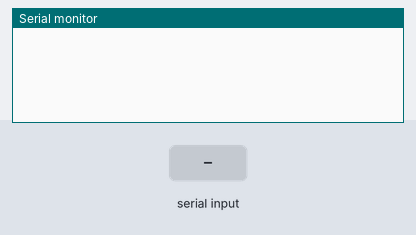
Simulated run of this sketch. Board: Arduino Uno, built with avr-gcc and run on an emulated ATmega328P. Shown: the last lines printed to the serial monitor. The inputs (shaded band) are chosen by the test bench.

Above: at 1.2 s.
1.3 s: "90,45\n" received over Serial
At 1.7 s:
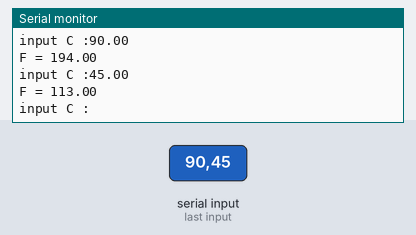
2.8 s: "30,150\n" received over Serial
At 4.3 s:
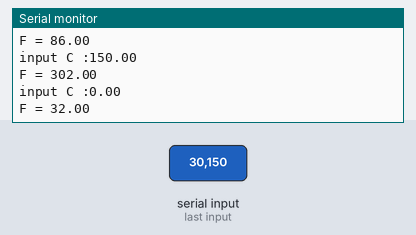
Timing chart, 0 to 5.8 s (numbered marks = the images above; inputs shaded):
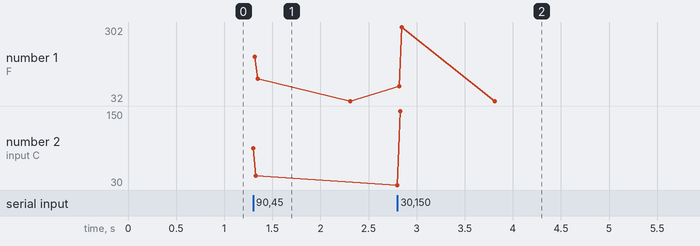

Measured:
- after the input at 1.3 s, the serial monitor: prints a new line at once (image 1)
- after the input at 2.8 s, the serial monitor: prints a new line at once (image 2)
- plotted number 2: 45 → 150 after the input at 2.8 s

The sketch:

lab1_5.ino
```cpp
float C;
float F;
void setup() {
  Serial.begin(9600);
}

void loop() {
  if(Serial.available()){
    Serial.print("input C :");
    C = Serial.parseFloat();
    Serial.println(C);
  F = (9*C/5)+32;
  Serial.print("F = ");
  Serial.println(F);
  }
}
```
